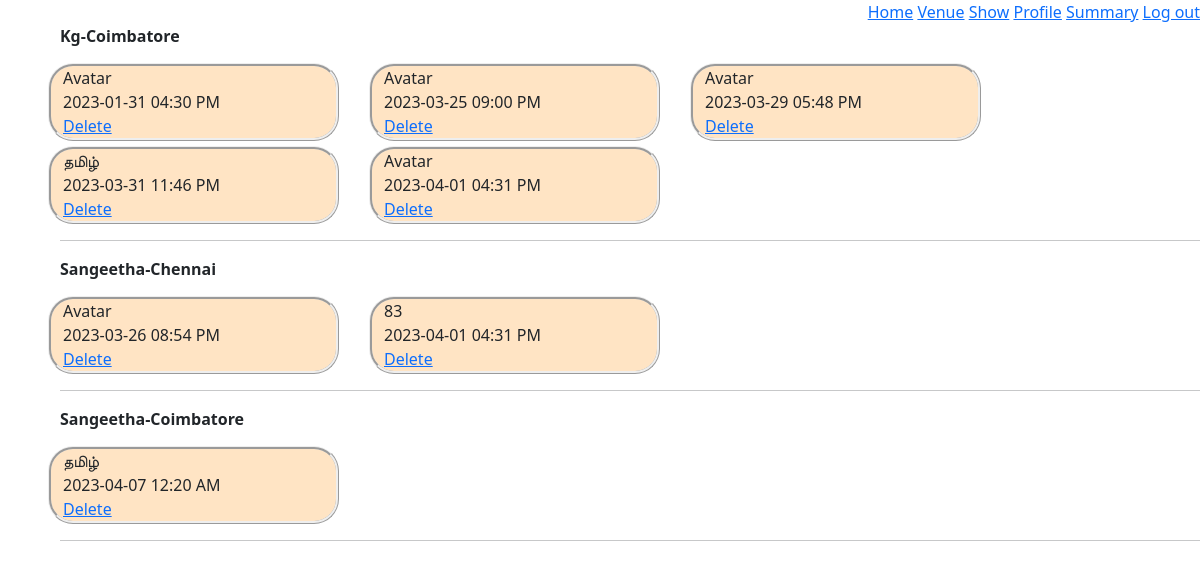
Screenshot of /admin/1/archive (signed in) with the database file from the repository.
### models/module.py (models this page shows)
class Venue(db.Model):
    venue_id = db.Column(db.Integer, autoincrement=True, primary_key=True)
    venue_name = db.Column(db.String(32), nullable=False)
    place = db.Column(db.String(32))
    location = db.Column(db.String(32), nullable=False)
    max_capacity = db.Column(db.Integer, nullable=False)
    fare2D = db.Column(db.Integer, nullable=False)
    fare3D = db.Column(db.Integer, nullable=False)
    venueShows = db.relationship("Show", backref="venues", secondary="show_venue")

class Show(db.Model):
    show_id = db.Column(db.Integer, autoincrement=True, primary_key=True)
    show_name = db.Column(db.String(64), unique=True, nullable=False)
    min_fare = db.Column(db.Integer, nullable=False)
    duration = db.Column(db.Integer, nullable=False)
    is3d = db.Column(db.Boolean, nullable=False)
    tags = db.relationship("Showtag", backref="shows")

### application/controllers/adminHome.py (the view)
@app.route("/admin/<int:a_id>/archive", methods={"GET", "POST"})
def adminarchive(a_id):
    v = Venue.query.all()
    list = []
    total = 0
    for e in v:
        allVenueShow = ShowVenue.query.filter(
            ShowVenue.venue_id == e.venue_id, ShowVenue.time <= datetime.now()
        ).order_by(ShowVenue.time).all()
        eachjson = {}
        eachjson["venue_id"] = e.venue_id
        eachjson["venue_name"] = e.venue_name
        eachjson["place"] = e.place
        eachjson["location"] = e.location
        eachjson["shows"] = []
        total += len(allVenueShow)
        for ee in allVenueShow:
            currentShow = Show.query.filter_by(show_id=ee.show_id).first()
            innerjson = {}
            innerjson["sv_id"] = ee.sv_id
            innerjson["time"] = ee.time.strftime("%Y-%m-%d %I:%M %p")
            innerjson["show_name"] = currentShow.show_name
            eachjson["shows"].append(innerjson)
        list.append(eachjson)
    return render_template("admin/archive.html", Venue=list, adminId=a_id, total=total)

### app.py (called while the page is built)
@login_manager.user_loader
def load_user(user_id):
    return Users.query.filter_by(user_id=user_id).first()

### templates/admin/archive.html (shortened to what this page needs)
<!DOCTYPE html>
<html>
<head>
  <link href="https://cdn.jsdelivr.net/npm/bootstrap@5.3.0-alpha1/dist/css/bootstrap.min.css" rel="stylesheet"
 />
  <link rel="stylesheet" href="https://cdnjs.cloudflare.com/ajax/libs/font-awesome/4.7.0/css/font-awesome.min.css" />
</head>
<body>
  <div style="text-align: right">
    <a href="/admin/{{adminId}}/home">Home</a>
    <a href="/admin/{{adminId}}/venue">Venue</a>
    <a href="/admin/{{adminId}}/show">Show</a>
    <a href="/admin/{{adminId}}/profile">Profile</a>
    <a href="/admin/{{adminId}}/summary">Summary</a>
    <a href="/admin/login">Log out</a>
  </div>
  <div style="margin-left: 5%">
    {% if total ==0 %}
    <h4 style="text-align: center;">No Show is completed. If any show completed it will displayed in this page</h4>
    {%else%}
    {%for each in Venue%}
    {% if each.shows|length >0 %}
    <b class="text-capitalize">{{each.venue_name}}-{{each.location}}&emsp;</b>
    <div class="row" style="margin-top: 10px">
      {%for each1 in each.shows%}
      <div id="small" class="col-md-3">
        <label class="text-capitalize">{{each1.show_name}}</label><br />
        <label>{{each1.time}}</label><br />
        <a name="delete"
          onclick="return window.confirm('Deleting this Allocation, will also delete all the booking related to this allocation. Are you sure, you want to delete it?')"
          href="/admin/{{adminId}}/delete/{{each1.sv_id}}">Delete</a>
      </div>
      {%endfor%}
    </div>
    <hr />
    {%endif%}
    {%endfor%}
    {%endif%}
  </div>
</body>
</html>

### templates/admin/archive.html (style rules this page uses)
#small { border-style: ridge; margin-right: 30px; margin-top: 5px; border-radius: 25px; background-color: bisque; }

### rows the page displays
Venue: venue_name "Kg", location "Coimbatore"
Show: show_name "Avatar", time "2023-01-31 04:30 PM", time "2023-03-25 09:00 PM", time "2023-03-29 05:48 PM", time "2023-04-01 04:31 PM", time "2023-03-26 08:54 PM"
Show: show_name "தமிழ்", time "2023-03-31 11:46 PM", time "2023-04-07 12:20 AM"
Venue: venue_name "Sangeetha", location "Chennai"
Show: show_name "83", time "2023-04-01 04:31 PM"
Venue: venue_name "Sangeetha", location "Coimbatore"
